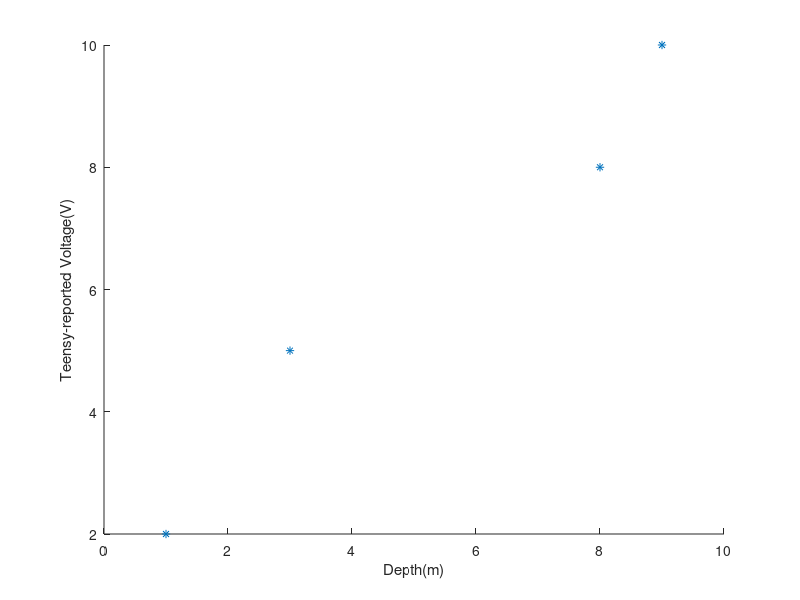

Here is the MATLAB script that generated this plot: (Note: this script raises an error after producing the figure.)
x = [1, 3, 8, 9]; 
y = [2, 5, 8, 10]; 
scatter(x, y, '*')
xlabel("Depth(m)")
ylabel("Teensy-reported Voltage(V)")
lsline
h = lsline;
h.Color = 'r'; 
legend('Data','Least Square Line')
